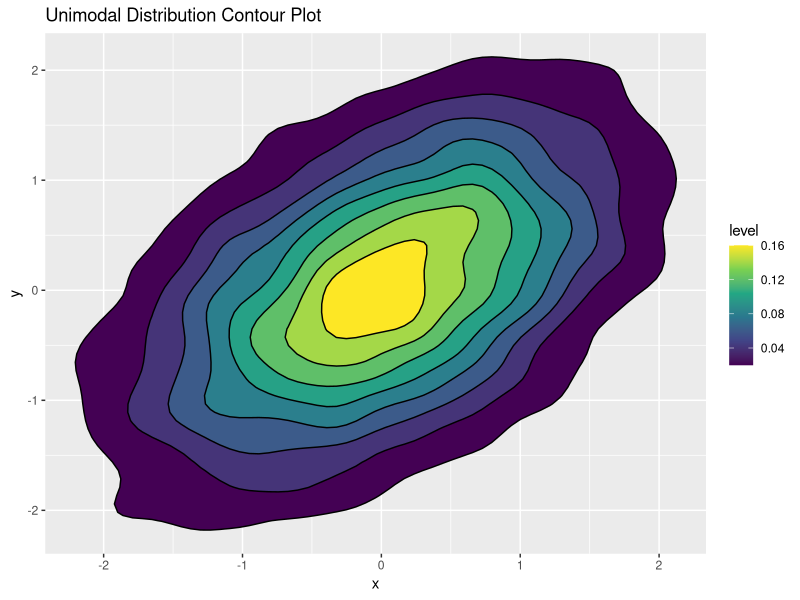
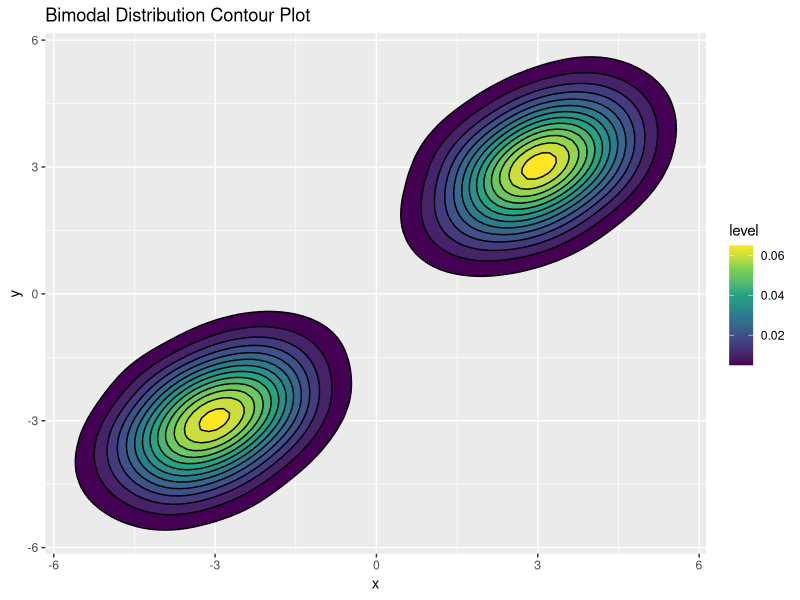
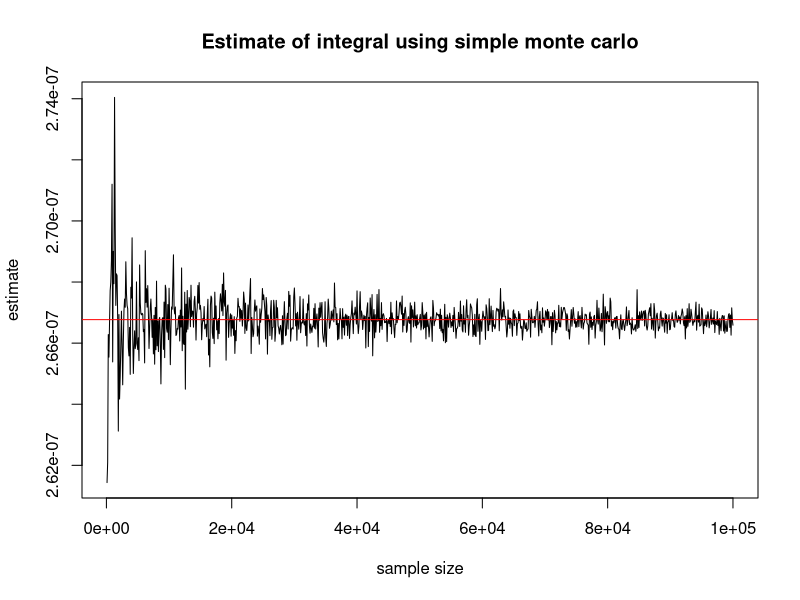
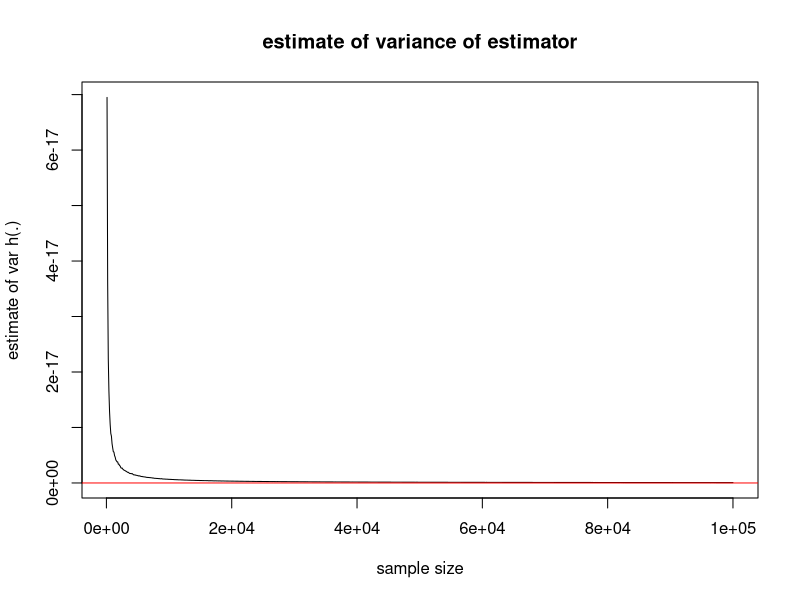
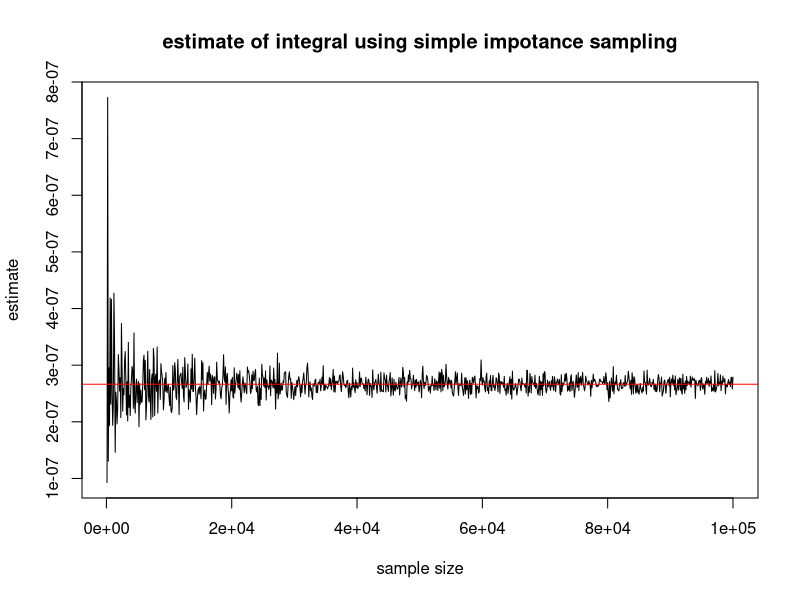
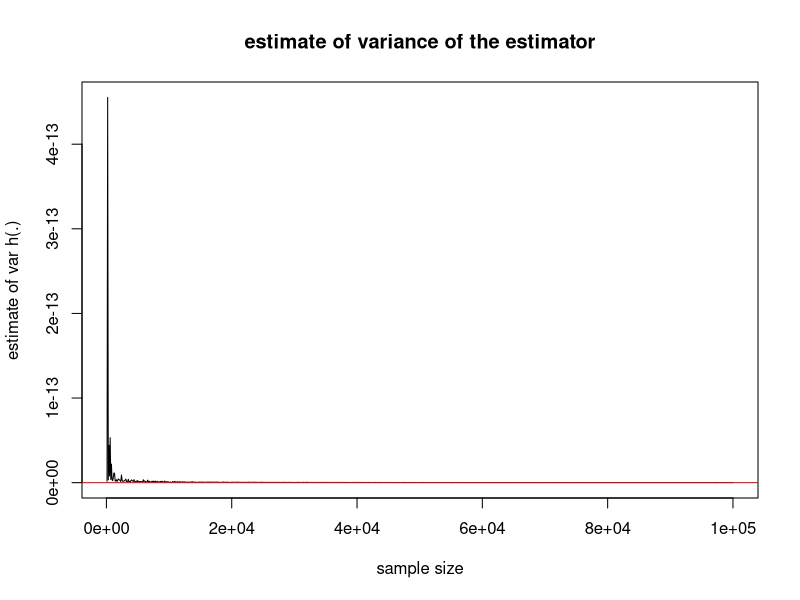

Recreate these plots in R, in order.
#Homework3

#Question1
#----------
# Install and load required packages
install.packages("MASS")         # For mvrnorm (multivariate normal generation)
install.packages("ggplot2")      # For plotting
install.packages("ggfortify")    # For GMM plot and analysis
install.packages("mclust")       # For Gaussian Mixture Models
install.packages("ks")    

# Generate data for unimodal distribution
library(MASS)   # For generating multivariate normal data
library(ks)     # For Kernel Density Estimation (KDE)
library(ggplot2)  # For visualization

# Genration of data from bivariate normal distributions
set.seed(4)
mean_unimodal <- c(0, 0)
cov_unimodal <- matrix(c(1, 0.5, 0.5, 1), nrow = 2)
data_unimodal <- mvrnorm(1e4, mu = mean_unimodal, Sigma = cov_unimodal)

# Generate data for bimodal distribution
mean_bimodal1 <- c(-3, -3)
mean_bimodal2 <- c(3, 3)
cov_bimodal <- matrix(c(1, 0.5, 0.5, 1), nrow = 2)
data_bimodal1 <- mvrnorm(5e3, mu = mean_bimodal1, Sigma = cov_bimodal)
data_bimodal2 <- mvrnorm(5e3, mu = mean_bimodal2, Sigma = cov_bimodal)
data_bimodal <- rbind(data_bimodal1, data_bimodal2)

# Generate data for unimodal distribution
set.seed(4)
mean_unimodal <- c(0, 0)
cov_unimodal <- matrix(c(1, 0.5, 0.5, 1), nrow = 2)
data_unimodal <- mvrnorm(1e4, mu = mean_unimodal, Sigma = cov_unimodal)

# Generate data for bimodal distribution
mean_bimodal1 <- c(-3, -3)
mean_bimodal2 <- c(3, 3)
cov_bimodal <- matrix(c(1, 0.5, 0.5, 1), nrow = 2)
data_bimodal1 <- mvrnorm(5e3, mu = mean_bimodal1, Sigma = cov_bimodal)
data_bimodal2 <- mvrnorm(5e3, mu = mean_bimodal2, Sigma = cov_bimodal)
data_bimodal <- rbind(data_bimodal1, data_bimodal2)

# Function to find mode for unimodal case
find_mode_kde2d <- function(data) {
  kde_result <- kde2d(data[,1], data[,2], n = 200)  # High-resolution KDE
  max_idx <- which(kde_result$z == max(kde_result$z), arr.ind = TRUE)  # Find highest density index
  mode_x <- kde_result$x[max_idx[1, 1]]
  mode_y <- kde_result$y[max_idx[1, 2]]
  return(c(mode_x, mode_y))
}

# Function to find two modes for bimodal case
find_modes_kde2d <- function(data) {
  kde_result <- kde2d(data[,1], data[,2], n = 200)  # High-resolution KDE
  sorted_indices <- order(kde_result$z, decreasing = TRUE)  # Sort density values
  top_two_indices <- sorted_indices[1:2]  # Get top two peaks
  top_two_coords <- arrayInd(top_two_indices, dim(kde_result$z))
  mode1 <- c(kde_result$x[top_two_coords[1, 1]], kde_result$y[top_two_coords[1, 2]])
  mode2 <- c(kde_result$x[top_two_coords[2, 1]], kde_result$y[top_two_coords[2, 2]])
  return(rbind(mode1, mode2))
}

# Find and print mode for unimodal data
mode_unimodal <- find_mode_kde2d(data_unimodal)
print(sprintf("Unimodal mode: (%.3f, %.3f)", mode_unimodal[1], mode_unimodal[2]))

# Find and print both modes for bimodal data
modes_bimodal <- find_modes_kde2d(data_bimodal)
print(sprintf("Bimodal mode 1: (%.3f, %.3f)", modes_bimodal[1, 1], modes_bimodal[1, 2]))
print(sprintf("Bimodal mode 2: (%.3f, %.3f)", modes_bimodal[2, 1], modes_bimodal[2, 2]))

# Contour plot for Unimodal distribution
ggplot(data.frame(x = data_unimodal[, 1], y = data_unimodal[, 2]), aes(x, y)) +
  stat_density_2d(aes(fill = ..level..), geom = "polygon", color = "black") +
  scale_fill_viridis_c() +
  ggtitle("Unimodal Distribution Contour Plot")

# Contour plot for Bimodal distribution
ggplot(data.frame(x = data_bimodal[, 1], y = data_bimodal[, 2]), aes(x, y)) +
  stat_density_2d(aes(fill = ..level..), geom = "polygon", color = "black") +
  scale_fill_viridis_c() +
  ggtitle("Bimodal Distribution Contour Plot")

#--------------------------------------------------------------------------------
#Question2
#----------

h <- function(x){
  (beta(9,9) * (25 + 816*x^2)) / (3164 * (1 + x^2))
}

N <-1e3
s.monte <- array(0, dim = c(N,3))

for (i in 1:N) {
  n <- i*1e2
  samp <- rbeta(n,9,9)
  h.samp <- h(samp)
  samp.mean <- mean(h.samp)
  samp.var <- var(h.samp)/n
  s.monte[i,] <- c(n, samp.mean, samp.var)
}
plot(s.monte[,1], s.monte[,2], 
     xlab = "sample size", ylab = "estimate", 
     main ="Estimate of integral using simple monte carlo",
     type = "l")
abline(h= mean(s.monte[,2]), col = "red")
plot(s.monte[,1], s.monte[,3], 
     xlab = "sample size", ylab = "estimate of var h(.)", 
     main ="estimate of variance of estimator",
     type = "l")
abline(h= 0, col = "red")


h_1 <- function(x){
  h(x)*dbeta(x,9,9)/dbeta(x,9,1)
}

N <-1e3
s.monte <- array(0, dim = c(N,3))

for (i in 1:N) {
  n <- i*1e2
  samp <- rbeta(n,9,1)
  h.samp <- h_1(samp)
  samp.mean <- mean(h.samp)
  samp.var <- var(h.samp)/n
  s.monte[i,] <- c(n, samp.mean, samp.var)
}
plot(s.monte[,1], s.monte[,2], 
     xlab = "sample size", ylab = "estimate", 
     main ="estimate of integral using simple impotance sampling",
     type = "l")
abline(h= mean(s.monte[,2]), col = "red")
plot(s.monte[,1], s.monte[,3], 
     xlab = "sample size", ylab = "estimate of var h(.)", 
     main ="estimate of variance of the estimator",
     type = "l")
abline(h= 0, col = "red")
